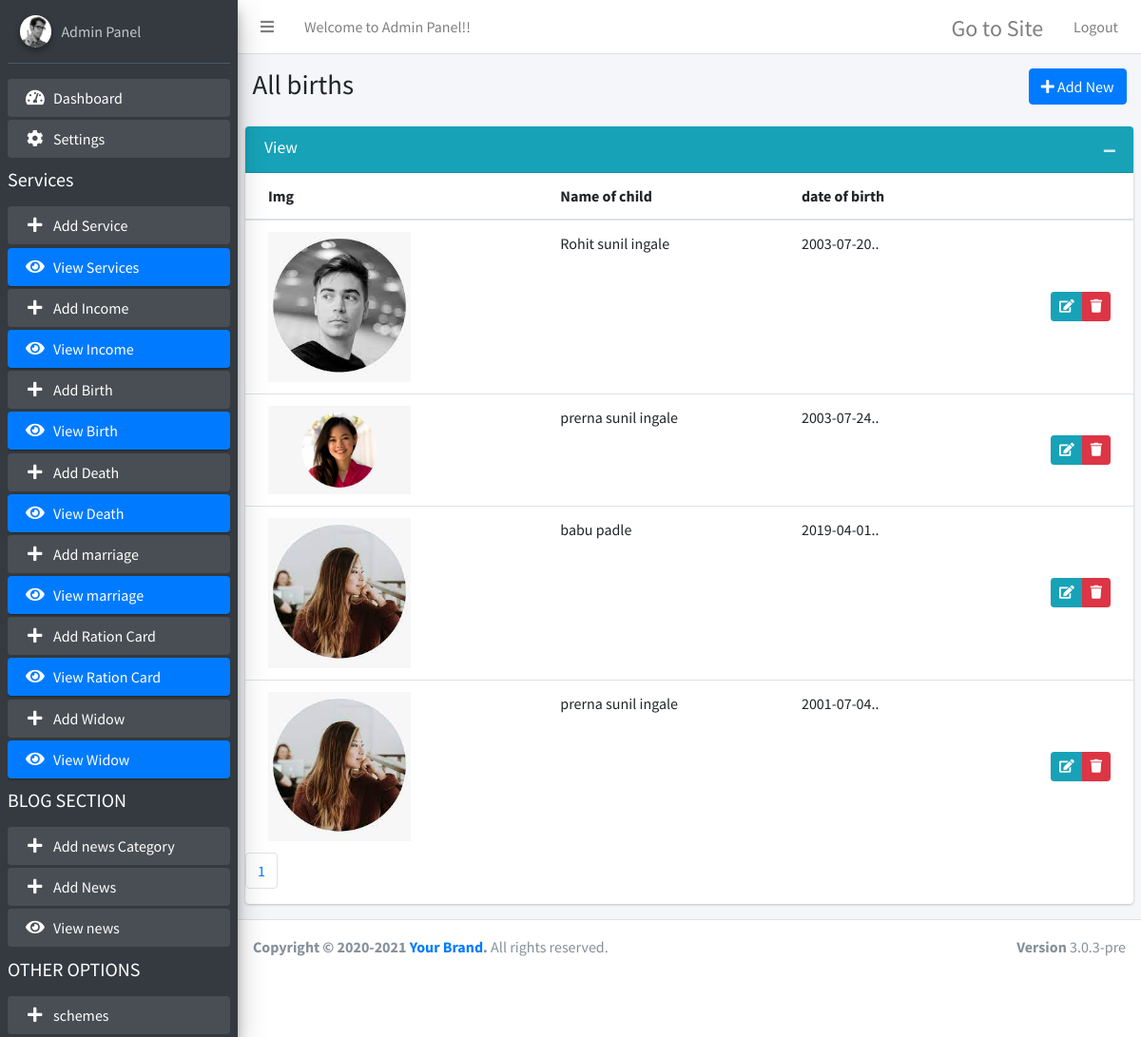
The page /admin/view-birth.php (signed in) on the database its author committed.
### tables this page shows
CREATE TABLE `birth` (
  `id` int(100) NOT NULL,
  `Name_child` varchar(255) NOT NULL,
  `Name_mother` varchar(255) NOT NULL,
  `Name_father` varchar(255) NOT NULL,
  `place` varchar(225) NOT NULL,
  `dateofb` date NOT NULL,
  `gender` varchar(255) NOT NULL,
  `address` text NOT NULL,
  `img` varchar(255) NOT NULL
);

### admin/view-birth.php (the view, shortened to what this page needs)
<?php
include 'conn.php';
?>
<!DOCTYPE html>
<html>
<head>
  <link rel="stylesheet" href="plugins/fontawesome-free/css/all.min.css">
  <link rel="stylesheet" href="https://code.ionicframework.com/ionicons/2.0.1/css/ionicons.min.css">
  <link rel="stylesheet" href="dist/css/adminlte.min.css">
  <link rel="stylesheet" href="plugins/summernote/summernote-bs4.css">
</head>
<body class="hold-transition sidebar-mini">
<div class="wrapper">
   <?php include"topbar.php"; ?>
  <?php include"sidebar.php"; ?>
<?php
$limit = 10;
if (isset($_GET["page"])) {
	$page  = $_GET["page"];
	}
	else{
	$page=1;
	};
$serial = ($page-1) * $limit;
    $resultt = mysqli_query($con,"SELECT * FROM birth ORDER BY id DESC LIMIT $serial, $limit");
?>
  <div class="content-wrapper">
    <section class="content-header">
      <div class="container-fluid">
        <div class="row mb-2">
          <div class="col-sm-6">
            <h1>All births</h1>
          </div>
          <div class="col-sm-6" style="text-align:right;">
            <a class="btn btn-primary" href="add-birth.php">
            <i class="fa fa-plus" aria-hidden="true"></i> Add New</a>
          </div>
        </div>
      </div>
    </section>
    <section class="content">
      <div class="row">
        <div class="col-md-12">
          <div class="card card-info">
            <div class="card-header">
              <h3 class="card-title">View</h3>
              <div class="card-tools">
                <button type="button" class="btn btn-tool" data-card-widget="collapse" data-toggle="tooltip" title="Collapse">
                  <i class="fas fa-minus"></i></button>
              </div>
            </div>
            <div class="card-body p-0">
              <table class="table">
                <thead>
                  <tr>
                    <th>Img</th>
                    <th>Name of child</th>
					<th>date of birth</th>
                    <th></th>
                  </tr>
                </thead>
                <tbody>
				<?php
			while ($roww = mysqli_fetch_array($resultt)) {
			?>
				  <tr>
					<td><img style="width:150px;" src="images/birth/<?php echo $roww["img"]; ?>"></td>
                    <td><?php echo $roww["Name_child"]; ?></td>
					<td><?php $dec = $roww['dateofb'];
								$removetag = strip_tags($dec);
								$trim = $string = substr($removetag,0,600);
								echo $trim ; ?>..</td>
                    <td class="text-right py-0 align-middle">
                      <div class="btn-group btn-group-sm">
						<a href="add-birth.php?edit=<?php echo $roww["id"]; ?>" onclick="return confirm('Are you sure?')"  class="btn btn-info"><i class="fas fa-edit"></i></a>
                        <a href="view-birth.php?delete_id=<?php echo $roww["id"]; ?>" onclick="return confirm('Are you sure?')" class="btn btn-danger"><i class="fas fa-trash"></i></a>
                      </div>
                    </td>
                </tr>
			<?php
			}
			?>
				</tbody>
              </table>
            </div>
			 <?php
			$result_db = mysqli_query($con,"SELECT COUNT(id) FROM birth");
		$row_db = mysqli_fetch_row($result_db);
		$total_records = $row_db[0];
		$total_pages = ceil($total_records / $limit);
		$pagLink = "<ul class='pagination'>";
		for ($i=1; $i<=$total_pages; $i++) {
					  $pagLink .= "<li class='page-item'><a class='page-link' href='view-birth.php?page=".$i."'>".$i."</a></li>";
		}
		echo $pagLink . "</ul>";
		?>
          </div>
        </div>
      </div>
    </section>
  </div>
 <?php include"footer.php"; ?>
</div>
</body>
</html>

### rows shown on the page
birth: img (picture), Name_child "Rohit sunil ingale", dateofb "2003-07-20"
birth: img (picture), Name_child "prerna sunil ingale", dateofb "2003-07-24"
birth: img (picture), Name_child "babu padle", dateofb "2019-04-01"
birth: img (picture), Name_child "prerna sunil ingale", dateofb "2001-07-04"
